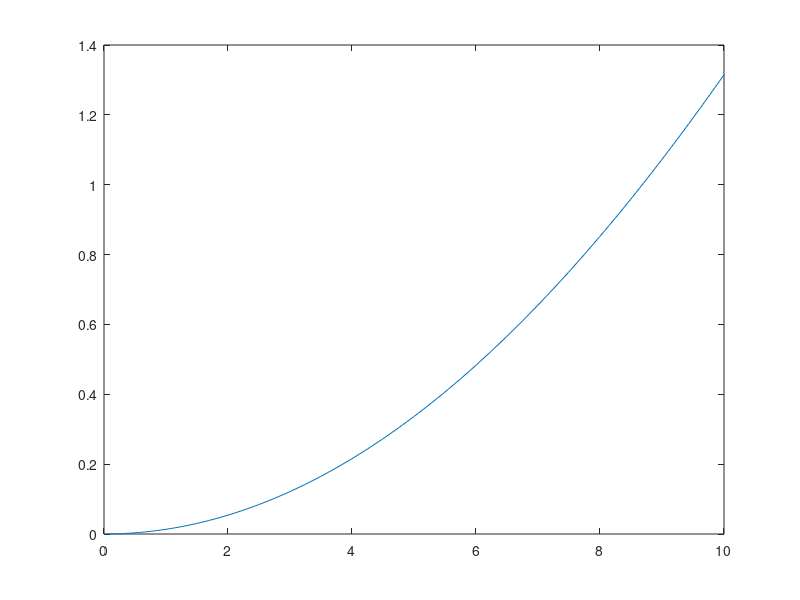

The MATLAB script that drew this image:
%Solving DE exponential growth density
%x'(t)=r*x-(gama*x*x)
clear all
clc
r=0.027;
gama=0.01;
tspan=[0 10];
x0=0;
[t,x]=ode45(@(t,x)(r*t-(gama*x*x)),tspan,x0);
[t,x]
plot(t,x,'-')
